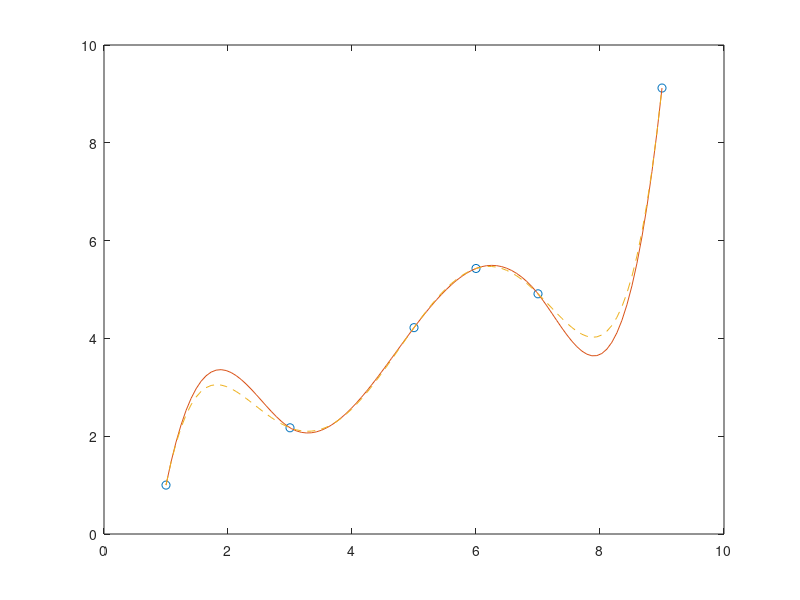

Recreate this plot in MATLAB.
x=[1,3,5,6,7,9]
y=[1.000,2.172,4.220,5.430,4.912,9.120]
xx=linspace(1,9)
yc=[6.211 y 11.787]
yy=spline(x,yc,xx)
yr=0.0185*xx.^5-0.444*xx.^4+3.9125*xx.^3-15.456*xx.^2+27.069*xx.^1-14.1
plot(x,y,'o',xx,yy,xx,yr,'--')
